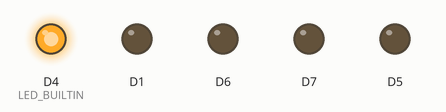
This sketch was run on a simulated ESP8266 (NodeMCU). On the bench: output pins drawn as LEDs (lit = HIGH, except the on-board LED, lit = LOW). WiFi joins after 1.5 s; servers stay silent unless stated; a WiFi scan finds three made-up networks; what the sketch prints to the serial monitor is not drawn.

Above: at 0.1 s.
At 2.1 s:
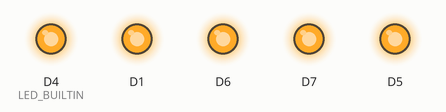
At 3.6 s:
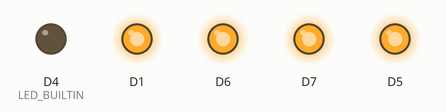
Timing chart, 0 to 5.1 s (numbered marks = the images above):
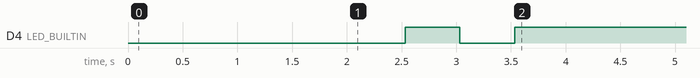

The sketch:

kuerklingel.ino
```cpp
#include <ESP8266WiFi.h>
#include <ESP8266WebServer.h>
//#include <ArduinoJson.h>

// Set WiFi credentials
#define WIFI_SSID "ssid__XXX"
#define WIFI_PASS "pass__XXX"

static const uint8_t K_LICHT = D1;
static const uint8_t K_TUER = D5;
static const uint8_t K_KLINGEL =D6;
static const uint8_t K_NIX =D7;

void printEncryptionType(int thisType) {
  // read the encryption type and print out the name:
  switch (thisType) {
    case ENC_TYPE_WEP:
      Serial.println("WEP");
      break;
    case ENC_TYPE_TKIP:
      Serial.println("WPA");
      break;
    case ENC_TYPE_CCMP:
      Serial.println("WPA2");
      break;
    case ENC_TYPE_NONE:
      Serial.println("None");
      break;
    case ENC_TYPE_AUTO:
      Serial.println("Auto");
      break;
    //case ENC_TYPE_UNKNOWN:
    default:
      Serial.println("Unknown");
      break;
  }
}

void scan() {
  Serial.println("scan start");
  // WiFi.scanNetworks will return the number of networks found
  int n = WiFi.scanNetworks(false, true);
  Serial.println("scan done");
  if (n == 0) {
    Serial.println("no networks found");
  } else {
    Serial.print(n);
    Serial.println(" networks found");
    for (int i = 0; i < n; ++i) {
      // Print SSID and RSSI for each network found
      Serial.print(i + 1);
      Serial.print(": ");
      Serial.print(WiFi.SSID(i));
      Serial.print(" (");
      Serial.print(WiFi.RSSI(i));
      Serial.print(") ch:");
      Serial.print(WiFi.channel(i));
      Serial.print(" ");
      printEncryptionType(WiFi.encryptionType(i));
      delay(10);
    }
  }
  Serial.println("");
}

ESP8266WebServer server(80);   //instantiate server at port 80 (http port)

void initRelais(uint8_t nr){
   //digitalWrite(nr, HIGH);
   pinMode(nr, OUTPUT);
   digitalWrite(nr, HIGH);
}

void setup() {
  // Setup serial port
  Serial.begin(115200);
  Serial.println();
  scan();
  // Begin WiFi

  WiFi.mode(WIFI_STA);
  WiFi.disconnect();

  int outs = LOW;

  initRelais(K_LICHT);
  initRelais(K_TUER);
  initRelais(K_KLINGEL);
  initRelais(K_NIX);

  pinMode(13, OUTPUT);
  digitalWrite(13, HIGH);
  pinMode(LED_BUILTIN, OUTPUT);
  digitalWrite(LED_BUILTIN, outs);

  // Connecting to WiFi...
  Serial.print("Connecting to ");
  Serial.print(WIFI_SSID);
  WiFi.hostname("klingelrelais");
  WiFi.begin(WIFI_SSID, WIFI_PASS);

  while (WiFi.status() != WL_CONNECTED) {
    // Loop continuously while WiFi is not connected
    int tryes = 30;
    while (WiFi.status() != WL_CONNECTED && tryes > 0) {
      delay(500);
      Serial.print(".");
      if (outs == HIGH) {
        outs = LOW;
      } else {
        outs = HIGH;
      }
      digitalWrite(LED_BUILTIN, outs);
      tryes--;
    }
    if (WiFi.status() != WL_CONNECTED) {
      Serial.print("Not connectet. Try a reset");
      delay(500);
      WiFi.disconnect();
      delay(500);
      WiFi.begin(WIFI_SSID, WIFI_PASS);
      delay(500);
      scan();
    }
  }
  outs = LOW;
  digitalWrite(LED_BUILTIN, outs);

  WiFi.setAutoReconnect(true);
  WiFi.persistent(true);

  // Connected to WiFi
  Serial.println();
  Serial.print("Connected! IP address: ");
  Serial.println(WiFi.localIP());

  server.on("/", HTTP_GET, handleRoot);
  server.on("/relays", HTTP_POST, handleRelais);

  server.begin();
  Serial.println("Web server started!");

  outs = HIGH;
  digitalWrite(LED_BUILTIN, outs);
}

void loop(void){
  server.handleClient();
}
#ifndef MAX
#define MAX 2000
#endif

void handleRoot() {
  String ptr = "<!DOCTYPE html> <html>\n";
  ptr +="<head><meta name=\"viewport\" content=\"width=device-width, initial-scale=1.0, user-scalable=no\">\n";
  ptr +="<title>LED Control</title>\n";
  ptr +="</head>\n";
  ptr +="<body>\n";
  ptr +="<form action=\"/relays\" method=\"POST\">";
  ptr +="<select id=\"relay\" name=\"relay\"><option value=\"";
  ptr += K_TUER;
  ptr +="\">Tuer oeffner</option>\n<option value=\"" ;
  ptr += K_LICHT;
  ptr +="\">Licht</option>\n<option value=\"";
  ptr += K_KLINGEL;
  ptr +="\">Klingel</option>\n<option value=\"";
  ptr += K_NIX;
  ptr += "\">Tuer oeffner</option>";
  ptr +="<input type=\"submit\" value=\"Toggle relais\"></form>";
  ptr +="<h1>ESP8266 Web Server</h1>\n";
  ptr +="<h3>Using Access Point(AP) Mode</h3>\n";
  server.send(200, "text/html", ptr);
}


void handleRelais() {                          // If a POST request is made to URI /LED
  int relay = server.arg("relay").toInt();
  if (relay<1){
    Serial.println("No Relay");
  } else {
    Serial.println(relay);
    digitalWrite(relay,!digitalRead(relay));
  }
  // Redirect to main
  server.sendHeader("Location","/");
  server.send(303);
}

void handleNotFound(){
  server.send(404, "text/plain", "404: Not found"); // Send HTTP status 404 (Not Found) when there's no handler for the URI in the request
}
```
